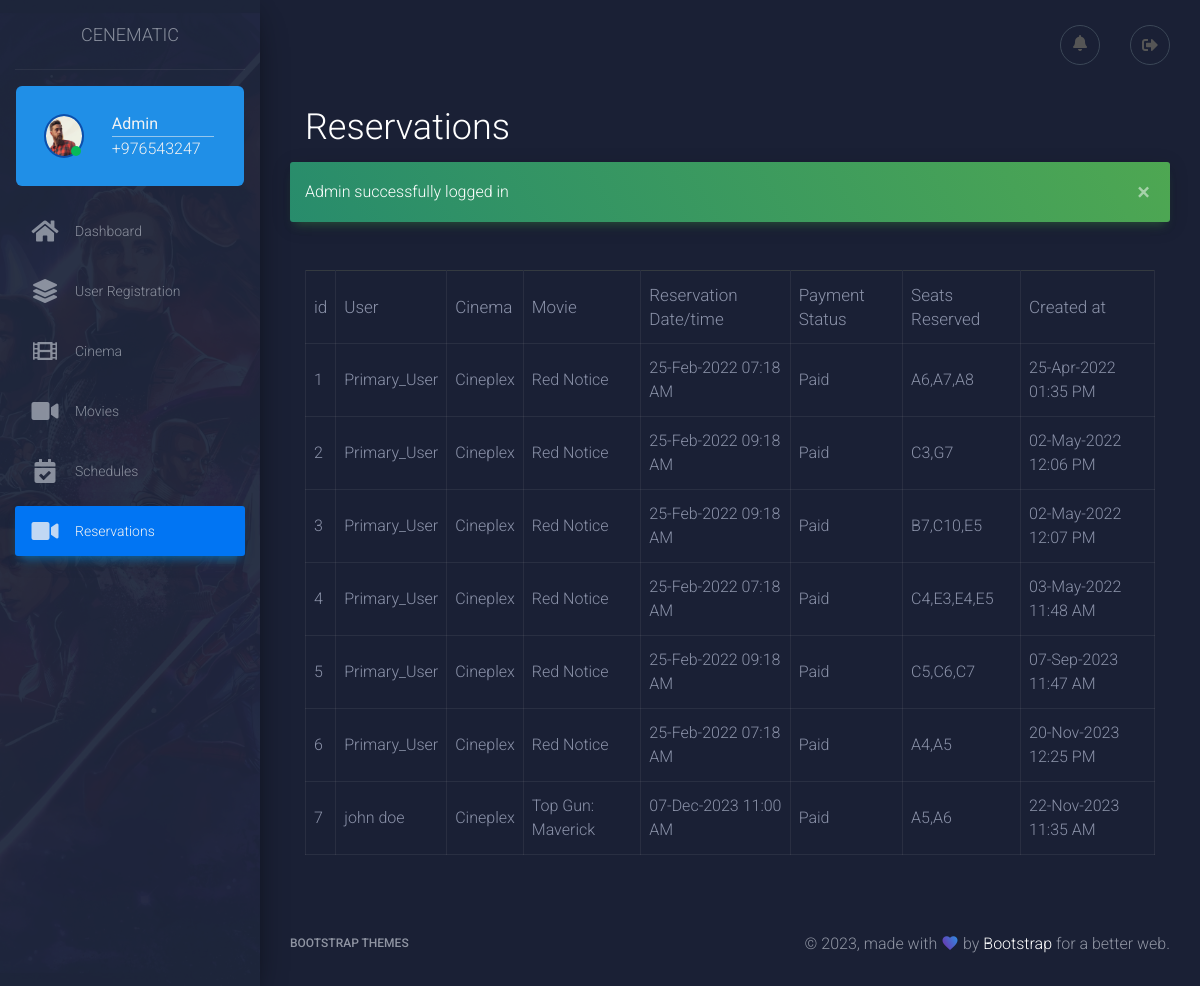
The page /admin/reservation.php (signed in) on the database its author committed.
### tables this page shows
CREATE TABLE `reservations` (
  `id` int(11) NOT NULL,
  `user_id` int(11) NOT NULL,
  `movie_id` int(11) NOT NULL,
  `cinema_id` int(11) NOT NULL,
  `play_slot` timestamp NOT NULL,
  `payment_status` tinyint(1) NOT NULL DEFAULT '0',
  `created_at` timestamp NOT NULL
);

CREATE TABLE `users` (
  `id` int(11) NOT NULL,
  `name` text NOT NULL,
  `email` varchar(255) NOT NULL,
  `age` int(11) DEFAULT NULL,
  `gender` text,
  `address` varchar(255) NOT NULL,
  `phone_number` varchar(255) NOT NULL,
  `password` varchar(255) NOT NULL,
  `is_approved` tinyint(1) NOT NULL DEFAULT '0'
);

CREATE TABLE `cinemas` (
  `id` int(11) NOT NULL,
  `name` text,
  `city` text,
  `address` text,
  `seats` int(100) DEFAULT NULL
);

CREATE TABLE `movies` (
  `id` int(11) NOT NULL,
  `name` text NOT NULL,
  `image` varchar(255) NOT NULL,
  `genre` text NOT NULL,
  `imdb_ratings` float NOT NULL DEFAULT '0',
  `is_upcoming` tinyint(1) NOT NULL DEFAULT '0',
  `release_date` date DEFAULT NULL
);

### admin/reservation.php (the view, shortened to what this page needs)
<?php
include __DIR__."/../db.php";
?>
<!doctype html>
<html lang="en">
<head>
    <link rel="stylesheet" href="https://maxcdn.bootstrapcdn.com/font-awesome/latest/css/font-awesome.min.css">
    <link href="../assets/lib/font-awesome-icons/css/all.min.css" rel="stylesheet" />
    <link href="../assets/css/material-dashboard.css?v=2.1.0" rel="stylesheet" />
    <link href="../assets/css/custom.css" type="text/css" rel="stylesheet" />
    <link href="../assets/css/admin.css" type="text/css" rel="stylesheet" />
</head>
<body class="dark-edition">
<div class="wrapper ">
    <div class="sidebar" data-color="primary" data-background-color="black" data-image="./../assets/img/sidebar-5.jpg">
        <?php include __DIR__."/layout/partials/sidebar.php";?>
    </div>
    <div class="main-panel">
        <?php include __DIR__."/layout/partials/header.php";?>
        <div class="content">
            <div class="container-fluid">
                <div class="row mx-0">
                    <div class="col-12 text-white">
                        <h2>Reservations</h2>
                    </div>
                </div>
                <?php
                if(isset($_SESSION['messages'])){
                    $msgs = unserialize($_SESSION['messages']);
                    foreach($msgs as $msg){
                        ?>
                        <p class="alert alert-success alert-dismissible fade show"><?php echo $msg ?>
                            <button type="button" class="close" data-dismiss="alert" aria-label="Close">
                                <span aria-hidden="true">&times;</span>
                            </button></p>
                    <?php }}
                ?>
                <?php
                $sql="SELECT  reservations.id, payment_status, play_slot, created_at, GROUP_CONCAT(seats.row,seats.number) as seat_name, users.name as user_name, cinemas.name as cinema_name, movies.name as movie_name FROM `reservations`
                       INNER JOIN `movies` ON reservations.movie_id=movies.id  INNER JOIN `cinemas` ON reservations.cinema_id=cinemas.id INNER JOIN `users` ON reservations.user_id=users.id
                       INNER JOIN `seats_reserved` ON reservations.id=seats_reserved.reservation_id INNER JOIN `seats` ON seats_reserved.seat_id=seats.id GROUP BY reservations.id, payment_status, play_slot, created_at,  users.name, cinemas.name, movies.name";
                $result=$conn->query($sql);
                    ?>
                <div class="row m-0 mt-5">
                    <div class="col-12">
                        <table class="table table-responsive-sm table-bordered">
                            <thead >
                            <tr class="border-top  border-dark">
                                <th>id</th>
                                <th>User</th>
                                <th>Cinema</th>
                                <th>Movie</th>
                                <th>Reservation Date/time</th>
                                <th>Payment Status</th>
                                <th>Seats Reserved</th>
                                <th>Created at</th>
                            </tr>
                            </thead>
                            <tbody>
                            <?php
                            while($reservation=$result->fetch_object()){
                                ?>
                                <tr>
                                    <td><?php echo $reservation->id ?></td>
                                    <td><?php echo $reservation->user_name ?></td>
                                    <td><?php echo $reservation->cinema_name ?></td>
                                    <td><?php echo $reservation->movie_name ?> </td>
                                    <td><?php echo date("d-M-Y\ h:i A",strtotime($reservation->play_slot)) ?> </td>
                                    <td><?php echo $reservation->payment_status?"Paid":"pending" ?> </td>
                                    <td><?php echo $reservation->seat_name ?> </td>
                                    <td><?php echo date("d-M-Y\ h:i A",strtotime($reservation->created_at)) ?> </td>
                                </tr>
                                <?php
                            }
                            ?>
                            </tbody>
                        </table>
                    </div>
                </div>
            </div>
        </div>
        <?php include __DIR__."/layout/partials/footer.php";?>
    </div>
</div>
</body>
</html>

### rows shown on the page
reservations: id "1", user.name "Primary_User", cinema.name "Cineplex", movie.name "Red Notice", play_slot "25-Feb-2022 07:18 AM", payment_status "Paid", seat_name "A6,A7,A8", created_at "25-Apr-2022 01:35 PM"
reservations: id "2", user.name "Primary_User", cinema.name "Cineplex", movie.name "Red Notice", play_slot "25-Feb-2022 09:18 AM", payment_status "Paid", seat_name "C3,G7", created_at "02-May-2022 12:06 PM"
reservations: id "3", user.name "Primary_User", cinema.name "Cineplex", movie.name "Red Notice", play_slot "25-Feb-2022 09:18 AM", payment_status "Paid", seat_name "B7,C10,E5", created_at "02-May-2022 12:07 PM"
reservations: id "4", user.name "Primary_User", cinema.name "Cineplex", movie.name "Red Notice", play_slot "25-Feb-2022 07:18 AM", payment_status "Paid", seat_name "C4,E3,E4,E5", created_at "03-May-2022 11:48 AM"
reservations: id "5", user.name "Primary_User", cinema.name "Cineplex", movie.name "Red Notice", play_slot "25-Feb-2022 09:18 AM", payment_status "Paid", seat_name "C5,C6,C7", created_at "07-Sep-2023 11:47 AM"
reservations: id "6", user.name "Primary_User", cinema.name "Cineplex", movie.name "Red Notice", play_slot "25-Feb-2022 07:18 AM", payment_status "Paid", seat_name "A4,A5", created_at "20-Nov-2023 12:25 PM"
reservations: id "7", user.name "john doe", cinema.name "Cineplex", movie.name "Top Gun: Maverick", play_slot "07-Dec-2023 11:00 AM", payment_status "Paid", seat_name "A5,A6", created_at "22-Nov-2023 11:35 AM"

### other values the page prints
$admin['name'] "Admin"
$msg "Admin successfully logged in"
